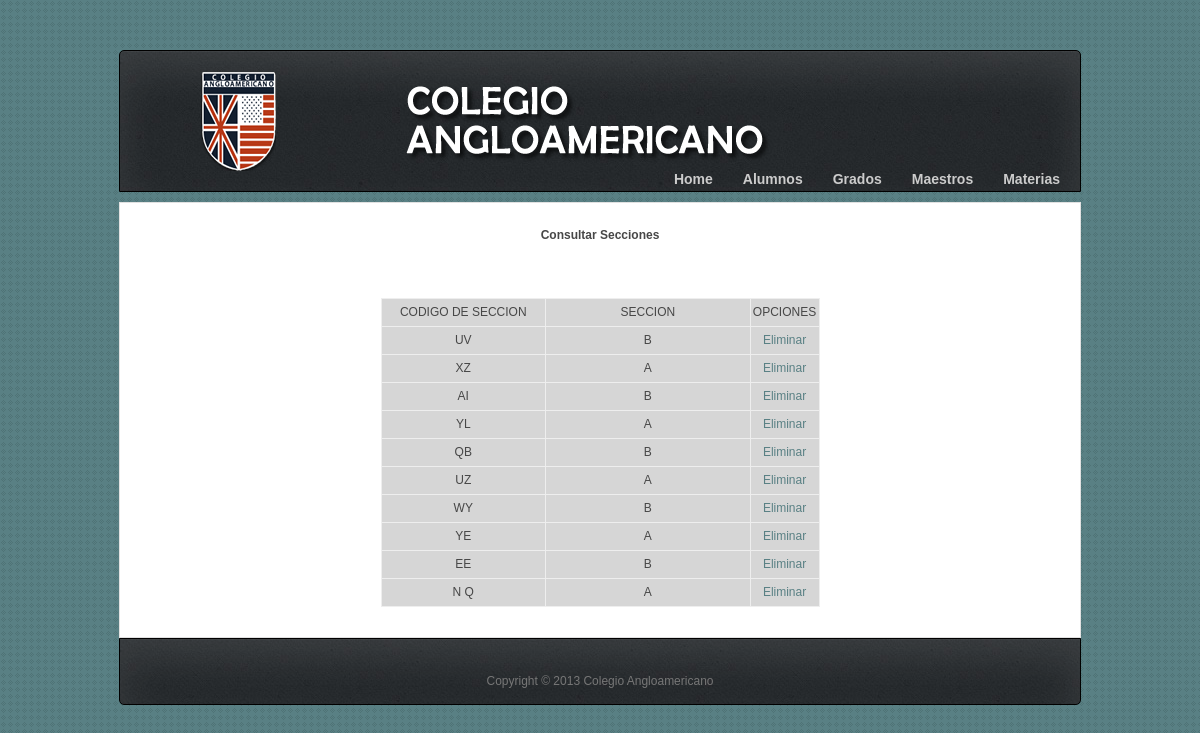
The page /admin/consultar_Secciones.php on the database its author committed.
### tables this page shows
CREATE TABLE IF NOT EXISTS `secciones` (
  `ID_GRADO` int(11) NOT NULL,
  `ID_SECCIONES` varchar(4) NOT NULL COMMENT 'Código de la sección.',
  `STR_SECCIONES` varchar(60) NOT NULL,
  PRIMARY KEY (`ID_GRADO`,`ID_SECCIONES`),
  UNIQUE KEY `SECCIONES_IDX` (`ID_GRADO`,`ID_SECCIONES`)
);

### admin/consultar_Secciones.php (the view, shortened to what this page needs)
<?php require_once('../Connections/cnn.php'); ?>
<?php
$maxRows_Secciones = 10;
$pageNum_Secciones = 0;
$startRow_Secciones = $pageNum_Secciones * $maxRows_Secciones;
$query_Secciones = "SELECT * FROM secciones";
$query_limit_Secciones = sprintf("%s LIMIT %d, %d", $query_Secciones, $startRow_Secciones, $maxRows_Secciones);
$Secciones = mysql_query($query_limit_Secciones, $cnn) or die(mysql_error());
$row_Secciones = mysql_fetch_assoc($Secciones);
?>
<!DOCTYPE html>
<html lang="en">
<head>
	<link rel="stylesheet" href="../css/zerogrid.css">
	<link rel="stylesheet" href="../css/style.css">
    <link rel="stylesheet" href="../css/responsive.css">
	<link rel="stylesheet" href="../css/responsiveslides.css" />
  <link rel="stylesheet" href="../css/jquery-ui.css" />
</head>
<body>
<header>
 <div id=logo> <img src="../images/logo2.png" alt="Colegio Angloamericano"> </div>
 <div id=anglo> <img src="../images/COLEGIO_ANGLO.png" alt="Colegio Angloamericano"> </div>
  <nav>
	  <ul>
		<?php include("../includes/cabezeraadmin.php"); ?>
	  </ul>
  </nav>
</header>
<section id="content">
	<div class="zerogrid block">
	  <div class="row block03">
	    <h1>Consultar Secciones </h1>
	  </div>
	<div class="row block01">
      <table width="439" border="1" align="center">
        <tr>
          <td width="157">CODIGO DE SECCION</td>
          <td width="196">SECCION</td>
          <td width="64">OPCIONES </td>
        </tr>
        <?php do { ?>
          <tr>
            <td><?php echo $row_Secciones['ID_SECCIONES']; ?></td>
            <td><?php echo $row_Secciones['STR_SECCIONES']; ?></td>
            <td><a href="elminar_secciones.php">Eliminar </a></td>
          </tr>
          <?php } while ($row_Secciones = mysql_fetch_assoc($Secciones)); ?>
      </table>
    </div>
	</div>
</section>
<footer>
	<div class="wrapfooter">
	<p>Copyright © 2013 Colegio Angloamericano</p>
	</div>
</footer>
</body></html>

### css/zerogrid.css (style rules this page uses)
.zerogrid { position: relative; width: 960px; margin: 0 auto; padding: 0; }
.zerogrid .row { text-align: center; }
.zerogrid:after { content: "\0020"; display: block; height: 0; clear: both; visibility: hidden; }
.clearfix:before, .clearfix:after, .row:before, .row:after { content: '\0020'; display: block; overflow: hidden; visibility: hidden; width: 0; height: 0; }
.row:after, .clearfix:after { clear: both; }
.row, .clearfix { zoom: 1; }

### css/style.css (style rules this page uses)
a,abbr,acronym,address,applet,article,aside,audio,b,blockquote,big,body,center,canvas,caption,cite,code,command,datalist,dd,del,details,dfn,dl,div,dt,em,embed,fieldset,figcaption,figure,font,footer,form,h1,h2,h3,h4,h5,h6,header,hgroup,html,i,iframe,img,ins,kbd,keygen,label,legend,li,meter,nav,object,ol,output,p,pre,progress,q,s,samp,section,small,span,source,strike,strong,sub,sup,tbody,tfoot,thead,th,tr,tdvideo,tt,u,ul,var { background: transparent; border: 0 none; font-size: 100%; margin: 0; padding: 0; border: 0; outline: 0; text-align: center; padding-top: 10px; }
ol, ul { list-style:none; }
table { padding:0; border-collapse:collapse; background-color: #D6D6D6; border-top-style: none; border-right-style: none; border-bottom-style: none; border-left-style: none; border-top-color: #000; border-right-color: #000; border-bottom-color: #000; border-left-color: #000; text-align: center; }
img { vertical-align:top; }
article, aside, audio, canvas, command, datalist, details, embed, figcaption, figure, footer, header, hgroup, keygen, meter, nav, output, progress, section, source, video { display:block; }
html, body { width:100%; padding:0; margin:0; }
body { background: #598084 url(../images/pattern15.png); color: #474747; font: 12px/25px Arial, Helvetica, sans-serif; }
a { color: #598084;text-decoration: none; }
header { width:960px;height: 130px; position:relative; margin: 50px auto 0px auto;background: url(../images/bgheader.jpg);border:1px solid #000000; -webkit-border-radius: 5px 5px 5px 5px;-moz-border-radius: 5px 5px 5px 5px;-khtml-border-radius: 5px 5px 5px 5px;border-radius: 5px 5px 0 0; box-shadow: 0px 20px 40px 0px rgba(255, 255, 255, 0.1) inset, 0px 1px 1px 0px rgba(255, 255, 255, 0.05) inset; }
header #logo { position: absolute; top: 1px; left: 76px; height: 2.355cm; width: 84px; }
header nav { position: absolute; top: 99px; right: 5px; height: 37px; }
header nav ul { list-style: none;margin: 0;padding: 0; }
.zerogrid { border:1px solid #E1E1E1; }
.block { background:#ffffff; }
.block01 { padding:30px 0px; }
.block03 { padding-bottom: 20px; }
footer { width:960px; margin:0 auto 50px auto; color:#777777; ;background: url(../images/bgheader.jpg);border:1px solid #000000; -webkit-border-radius: 0 0 5px 5px;-moz-border-radius: 0 0 5px 5px;-khtml-border-radius: 0 0 5px 5px;border-radius: 0 0 5px 5px; box-shadow: 0px 20px 40px 0px rgba(255, 255, 255, 0.1) inset, 0px 1px 1px 0px rgba(255, 255, 255, 0.05) inset; }
footer .wrapfooter { padding:10px; }

### css/responsive.css (style rules this page uses)
html { -webkit-text-size-adjust: none; }
img { max-width: 100%; height: auto; width: auto\9; }

### rows shown on the page
secciones: ID_SECCIONES "UV", STR_SECCIONES "B"
secciones: ID_SECCIONES "XZ", STR_SECCIONES "A"
secciones: ID_SECCIONES "AI", STR_SECCIONES "B"
secciones: ID_SECCIONES "YL", STR_SECCIONES "A"
secciones: ID_SECCIONES "QB", STR_SECCIONES "B"
secciones: ID_SECCIONES "UZ", STR_SECCIONES "A"
secciones: ID_SECCIONES "WY", STR_SECCIONES "B"
secciones: ID_SECCIONES "YE", STR_SECCIONES "A"
secciones: ID_SECCIONES "EE", STR_SECCIONES "B"
secciones: ID_SECCIONES "N Q", STR_SECCIONES "A"
